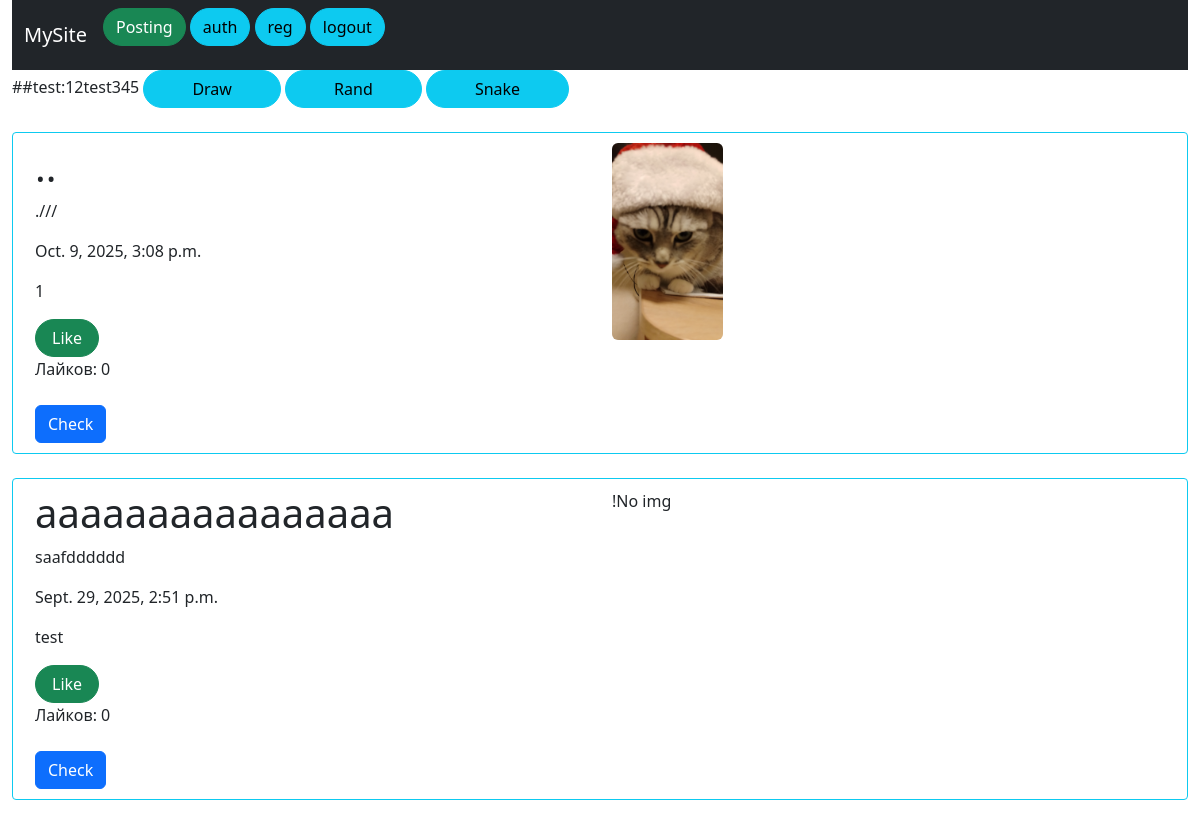
/ (upper part), run on an earlier commit of the app's database.
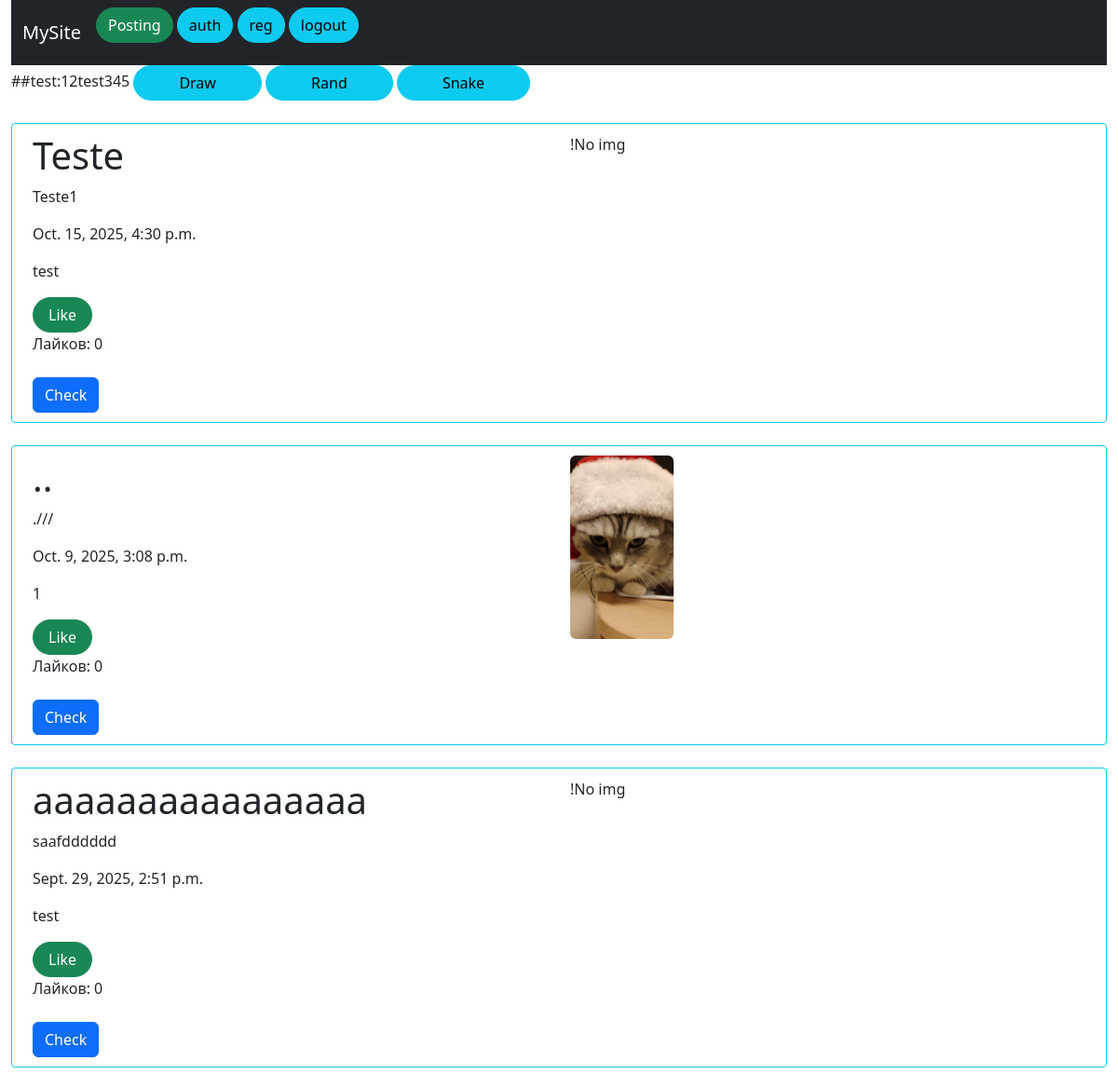
And on a later commit of the database.
### main/models.py (models this page shows, shortened)
class Articles(models.Model):
    title = models.CharField('Name', max_length=100)
    text = models.TextField('Text')
    date = models.DateTimeField('Date', auto_now_add=True)
    image = models.ImageField('Image', upload_to='articles_images/', null=True, blank=True)
    author = models.ForeignKey(User, on_delete=models.CASCADE)
    liked_by = models.ManyToManyField(User, related_name='liked_articles', blank=True)
    @property
    def likes_count(self):
        return self.liked_by.count()
    def user_has_liked(self, user):
        if not user.is_authenticated:
            return False
        return self.liked_by.filter(id=user.id).exists()

### main/views.py (the view)
# urls.py: path('', main),
def main(request):
    elements = Articles.objects.all().order_by('-date')
    articles_data = []
    for article in elements:
        articles_data.append({
            'article': article,
            'user_has_liked': article.user_has_liked(request.user)
        })
    context = {
        'articles_data': articles_data,
        'current_user': request.user
    }
    return render(request, 'main.html', context)

### templates/main.html (shortened to what this page needs)
{% extends 'inheritance.html'%}
{% block div %}
<div class=" mx-auto ">
    ##test:12test345
    <a href="\draw" class="btn btn-info rounded-pill px-5">Draw</a>
    <a href="\randphoto" class="btn btn-info rounded-pill px-5">Rand</a>
    <a href="\snake_game" class="btn btn-info rounded-pill px-5">Snake</a>
    </div>
<br>
{% for data in articles_data %}
    {% with el=data.article %}
    <div style="margin: auto; padding: 10px;" class=" row-gap-3 row rounded-1 border border-info">
        <div class="col-6">
            <h1>{{ el.title }}</h1>
            <p>{{ el.text }}</p>
            <p>{{ el.date }}</p>
            <p>{{ el.author }}</p>
            <button class="like-btn btn {% if data.user_has_liked %}btn-danger{% else %}btn-success{% endif %} rounded-pill px-3"
                    data-article-id="{{ el.pk }}">
                {% if data.user_has_liked %}Like{% else %}Like{% endif %}
            </button>
            <div>Лайков: <span id="like-count-{{ el.pk }}">{{ el.likes_count }}</span></div>
            <br>
            <a href="{% url 'post_detail' pk=el.pk %}" class="btn btn-primary">Check</a>
        </div>
        <div class="col-6">
            {% if el.image %}
                <img src="{{ el.image.url }}" alt="{{ el.title }}" class="list-group article-image" style="width: 20%;">
            {% else %}
                <p>!No img</p>
            {% endif %}
        </div>
    </div>
    <br>
    {% endwith %}
{% endfor %}
    <br>
{% load static %}
{%endblock%}

### templates/inheritance.html (shortened to what this page needs)
<!DOCTYPE html>
<html lang="en">
<head>
    <link href="https://cdn.jsdelivr.net/npm/bootstrap@5.3.8/dist/css/bootstrap.min.css" rel="stylesheet"
>
</head>
<body>
    <header>
    <div class="container-fluid">
    <nav class="navbar navbar-expand-md navbar-dark bg-dark">
        <div class="container-fluid"> <a class="navbar-brand" href="/">MySite</a>
            <div class="collapse navbar-collapse" id="navbarCollapse">
                <ul class="navbar-nav me-auto mb-2 mb-md-0">
                    <li class="nav-item mb-2"> <a class="btn btn-success rounded-pill mb-2" href="/post">Posting</a>
                        <a href="\log" class="btn btn-info rounded-pill mb-2">auth</a>
                        <a href="\reg" class="btn btn-info rounded-pill mb-2">reg</a>
                        <a href="\logout" class="btn btn-info rounded-pill mb-2">logout</a>
                    </li>               </ul>
            </div>
        </div>
    </nav>
</div>
</header>
<div class="container-fluid">
    {% block div %}{% endblock %}
</div>
</body>
</html>

What changed in the data, as far as the page shows it:
added Articles: article "Teste", article.text "Teste1", article "Oct. 15, 2025, 4:30 p.m.", article.author "test", article.likes_count "0", image "!No img"
